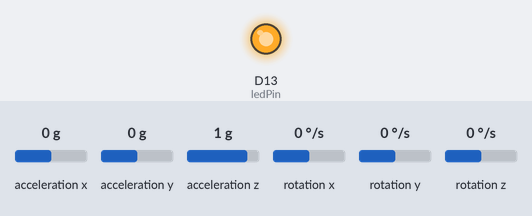
A sketch run on a simulated Arduino Nano 33 IoT. Parts: output pins drawn as LEDs (lit = HIGH). The inputs (shaded band) are chosen by the test bench; at power-on: acceleration x 0 g, acceleration y 0 g, acceleration z 1 g, rotation x 0 °/s, rotation y 0 °/s, rotation z 0 °/s. Nothing arrives over Bluetooth unless stated; a phone connects over Bluetooth LE 3 s after start; what the sketch prints to the serial monitor is not drawn.

Above: at 0.1 s.
At 3.1 s:
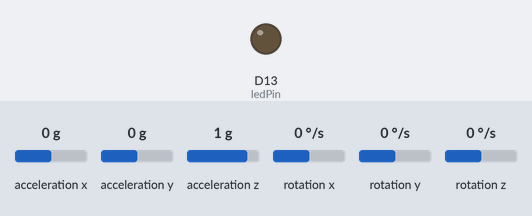
Timing chart, 0 to 4.6 s (numbered marks = the images above):
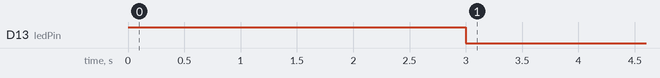

Measured:
- by itself, D13 (ledPin): HIGH → LOW at 3.0 s

The sketch:

XiaoBLE.ino
```cpp
#include <ArduinoBLE.h>
#include "LSM6DS3.h"
#include <Wire.h>

LSM6DS3 imu(I2C_MODE, 0x6A);

// BLE service and characteristic UUIDs
BLEService imuService("12345678-1234-5678-1234-56789ABC0001");

BLECharacteristic imuChar(
  "12345678-1234-5678-1234-56789ABC0002",
  BLERead | BLENotify,
  12
);

// CCCD descriptor – MÅSTE finnas
BLEDescriptor imuCCC("2902", NULL, 0);

const int ledPin = LED_BUILTIN;

const uint32_t PERIOD_MS = 20;   // 50 Hz är stabilt, 25 Hz blir 40 ms men 20 är bättre
uint32_t lastSend = 0;

void setup() {
  Serial.begin(115200);
  Wire.begin();
  Wire.setClock(400000);

  pinMode(ledPin, OUTPUT);
  digitalWrite(ledPin, HIGH);

  if (imu.begin() != 0) {
    Serial.println("IMU init failed");
  }

  if (!BLE.begin()) {
    Serial.println("BLE init failed");
    while (1);
  }

  BLE.setLocalName("XIAO_IMU");
  BLE.setAdvertisedService(imuService);

  // Lägg till descriptoren (superviktigt)
  imuChar.addDescriptor(imuCCC);

  imuService.addCharacteristic(imuChar);
  BLE.addService(imuService);

  BLE.advertise();

  Serial.println("READY");
}

void loop() {
  BLE.poll();

  BLEDevice central = BLE.central();
  bool connected = central && central.connected();
  digitalWrite(ledPin, connected ? LOW : HIGH);

  if (!connected) return;

  uint32_t now = millis();
  if (now - lastSend < PERIOD_MS) return;
  lastSend = now;

  float ax = imu.readFloatAccelX();
  float ay = imu.readFloatAccelY();
  float az = imu.readFloatAccelZ();
  float gx = imu.readFloatGyroX();
  float gy = imu.readFloatGyroY();
  float gz = imu.readFloatGyroZ();

  int16_t ax_mg = ax * 1000;
  int16_t ay_mg = ay * 1000;
  int16_t az_mg = az * 1000;
  int16_t gx_cdps = gx * 100;
  int16_t gy_cdps = gy * 100;
  int16_t gz_cdps = gz * 100;

  uint8_t pkt[12];
  memcpy(pkt, &ax_mg, 2);
  memcpy(pkt + 2, &ay_mg, 2);
  memcpy(pkt + 4, &az_mg, 2);
  memcpy(pkt + 6, &gx_cdps, 2);
  memcpy(pkt + 8, &gy_cdps, 2);
  memcpy(pkt + 10, &gz_cdps, 2);

  imuChar.writeValue(pkt, sizeof(pkt));

  Serial.println("Sent packet");
}
```
